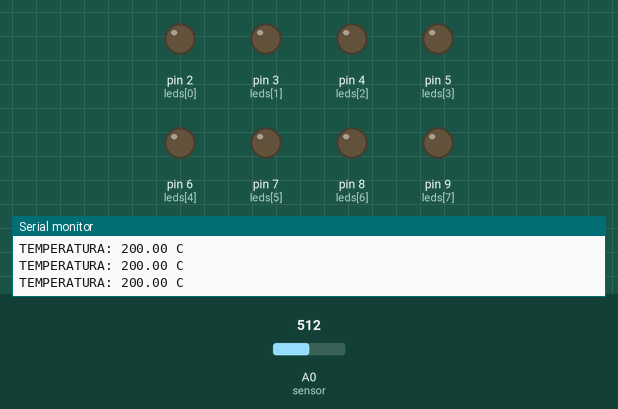
This sketch was run on a simulated Arduino Uno, built with avr-gcc and run on an emulated ATmega328P. Parts: output pins drawn as LEDs (lit = HIGH), the last lines printed to the serial monitor. The test bench sets the inputs (shaded band); at power-on: A0 (sensor) = 512.

Above: at 1.2 s.
1.3 s: A0 (sensor) set to 373
4.3 s: A0 (sensor) set to 350
At 5.0 s:
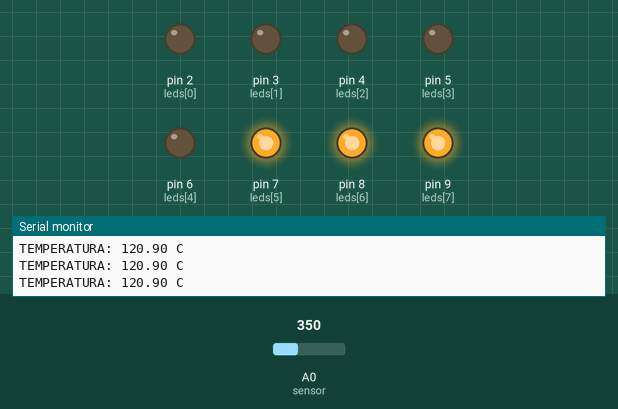
5.8 s: A0 (sensor) set to 233
8.8 s: A0 (sensor) set to 216
At 9.7 s:
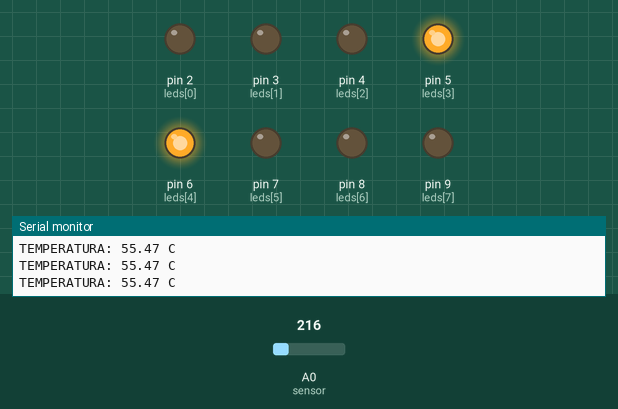
10.3 s: A0 (sensor) set to 157
13.3 s: A0 (sensor) set to 128
At 14.6 s:
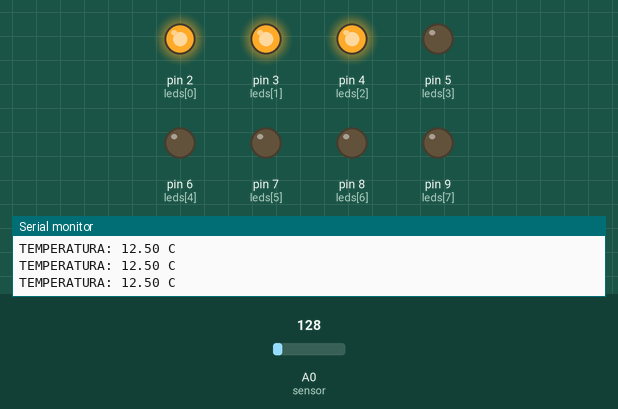
Timing chart, 0 to 15.8 s (numbered marks = the images above; inputs shaded):
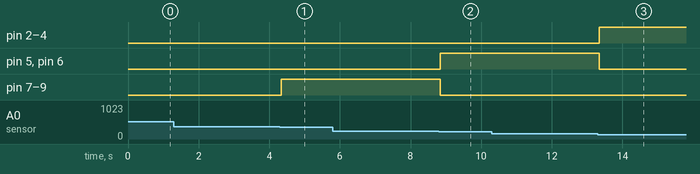

The sketch:

1Incredible_turing1.ino
```cpp
// Projeto conversor Temperstura
//Declaração de variáveis
byte leds[] = {2, 3, 4, 5, 6, 7, 8, 9};
int sensor = A0;
float temp = 0;
float temp2 = 0;

// Inicialização das variáveis (vetor ou array)
void setup() {
    for (int i = 0; i <= sizeof(leds); i++) {
        pinMode(leds[i], OUTPUT);
    }
        pinMode(sensor, INPUT);
        //analogReference(INTERNAL);
     Serial.begin(9600);
}

// Lógica ou execução das instruções
void loop() {
  	temp2 = analogRead(sensor);
  float tensao = 5 * temp2;
  tensao = tensao / 1024;
  temp = (tensao - 0.5) * 100;

  Serial.print("TEMPERATURA: ");
  Serial.print(temp);
  Serial.println(" C");

  if (temp >= -40 && temp <= 20) {
    digitalWrite (leds[0], 1);
    digitalWrite (leds[1], 1);
    digitalWrite (leds[2], 1);
    digitalWrite (leds[3], 0);
    digitalWrite (leds[4], 0);
    digitalWrite (leds[5], 0);
    digitalWrite (leds[6], 0);
    digitalWrite (leds[7], 0);
   }


  if (temp >= 21 && temp <=60) {
    digitalWrite (leds[0], 0);
    digitalWrite (leds[1], 0);
    digitalWrite (leds[2], 0);
    digitalWrite (leds[3], 1);
    digitalWrite (leds[4], 1);
    digitalWrite (leds[5], 0);
    digitalWrite (leds[6], 0);
    digitalWrite (leds[7], 0);
  }

    else if (temp > 61 && temp <125) {
    digitalWrite (leds[0], 0);
    digitalWrite (leds[1], 0);
    digitalWrite (leds[2], 0);
    digitalWrite (leds[3], 0);
    digitalWrite (leds[4], 0);
    digitalWrite (leds[5], 1);
    digitalWrite (leds[6], 1);
    digitalWrite (leds[7], 1); }


  }


      
```

Measured:
- the behaviour switches between 359 and 358 on A0 (sensor) (found by bisection; images 0 and 1)
- the behaviour switches between 226 and 225 on A0 (sensor) (found by bisection; images 1 and 2)
- the behaviour switches between 144 and 143 on A0 (sensor) (found by bisection; images 2 and 3)
- after the input at 4.3 s, pin 7 (leds[5]), pin 8 (leds[6]), pin 9 (leds[7]): LOW → HIGH at once
- after the input at 8.8 s, pin 5 (leds[3]), pin 6 (leds[4]): LOW → HIGH at once; pin 7 (leds[5]), pin 8 (leds[6]), pin 9 (leds[7]): HIGH → LOW at once
- after the input at 13.3 s, pin 2 (leds[0]), pin 3 (leds[1]), pin 4 (leds[2]): LOW → HIGH at once; pin 5 (leds[3]), pin 6 (leds[4]): HIGH → LOW at once
